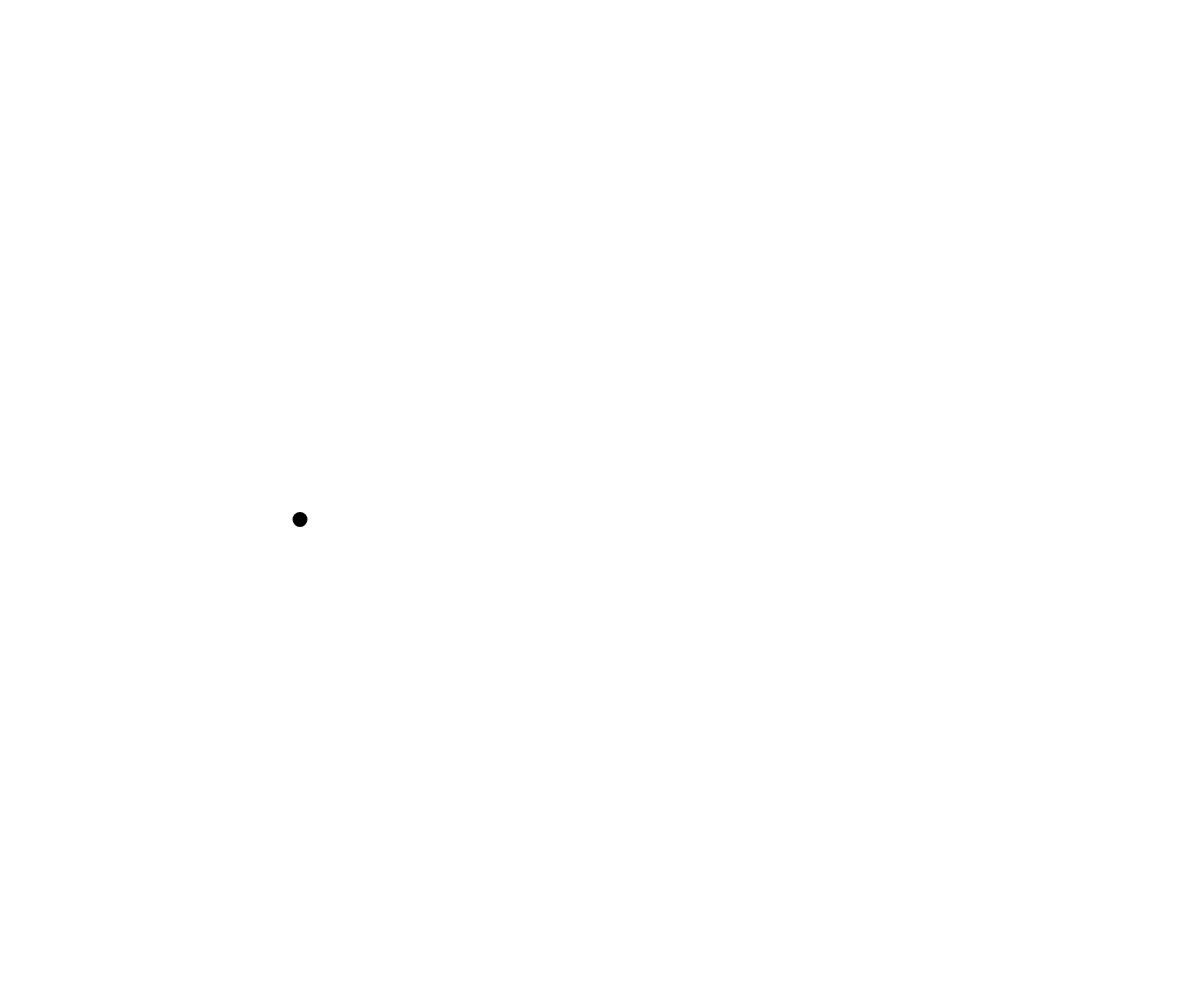
Frame 1 (no input)
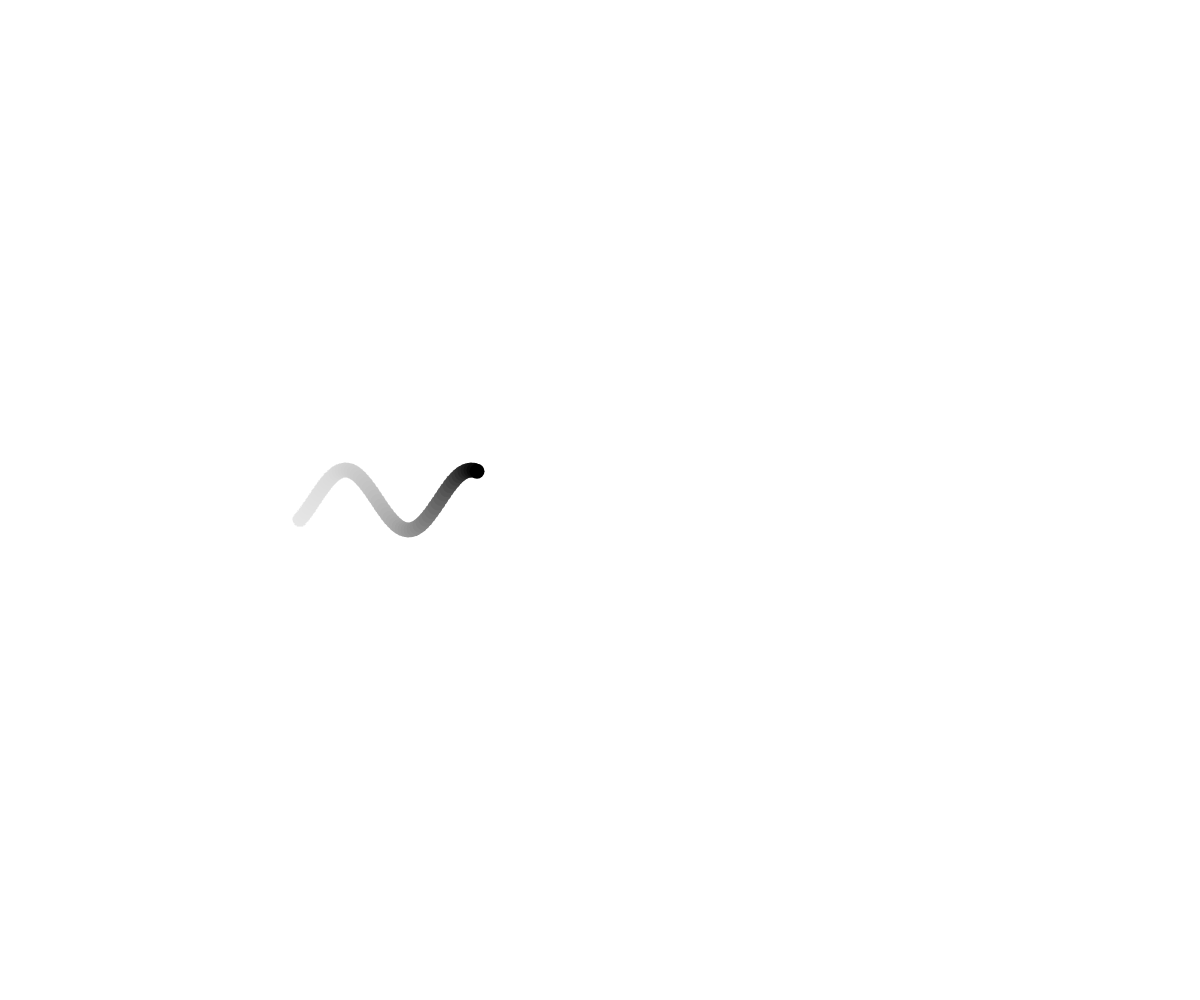
Frame 60 (no input)
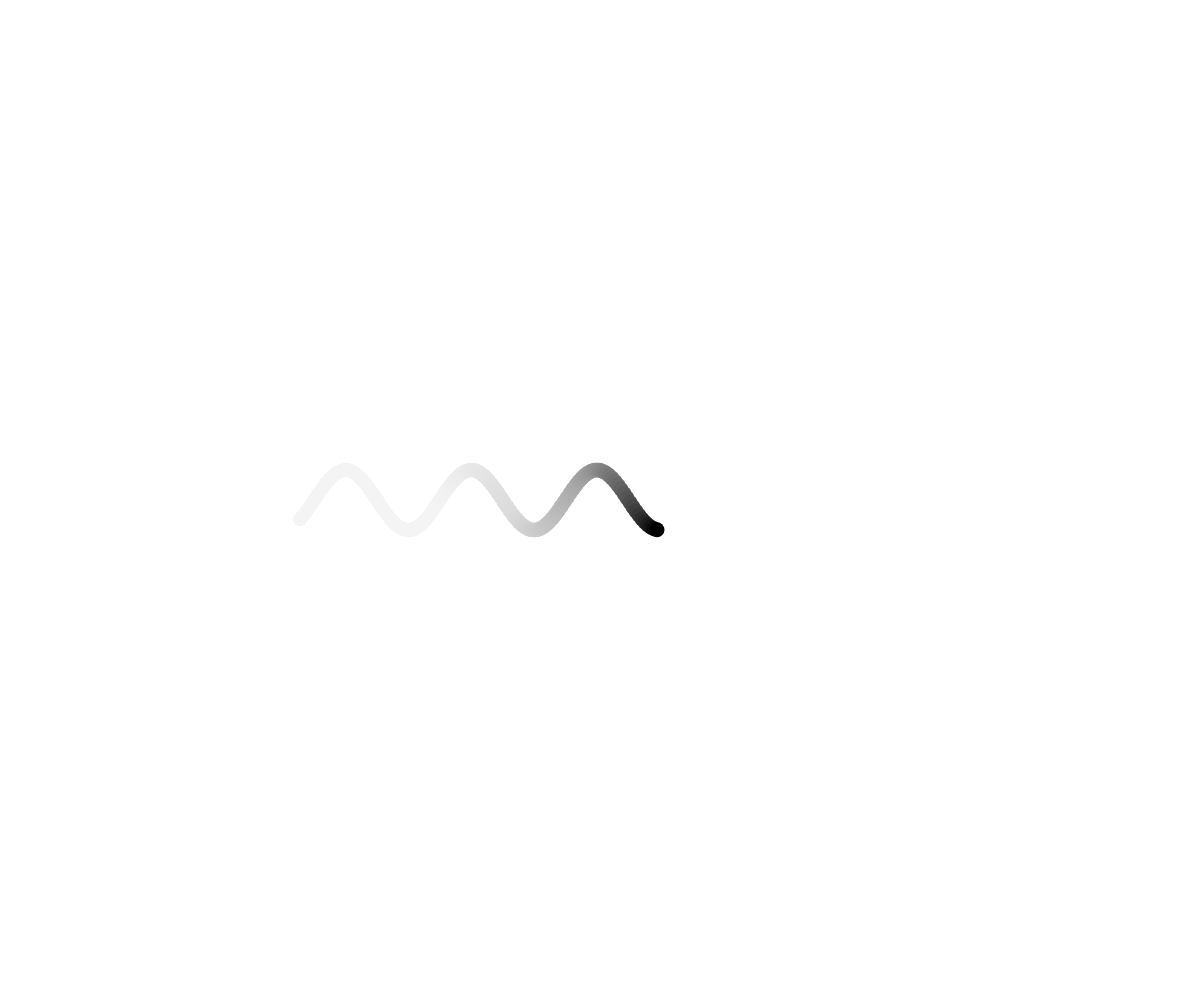
Frame 120 (the mouse pressed at the canvas centre since frame 60)

The p5.js sketch that drew these frames (run headless with seeded random() and noise() and a simulated clock; from frame 60 on, the mouse is pressed at the canvas centre):

// p5.js sketch
// ── sketch.js
let x;
let yBase;
let amplitude;
let speed = 3;
let startPoint, endPoint;

function setup() {
  createCanvas(windowWidth, windowHeight);
  fill(0);
  noStroke();

  startPoint = width * 0.25;
  endPoint = width * 0.75;
  yBase = height * 0.5;
  amplitude = 30;

  x = startPoint;
}

function draw() {
  background(255, 10);

  let y = yBase + amplitude * sin(x * 0.05);

  circle(x, y, 15);

  x += speed; // move to right

  if (x > endPoint) {
    x = startPoint;
  }
}

function windowResized() {
  resizeCanvas(windowWidth, windowHeight);
}
